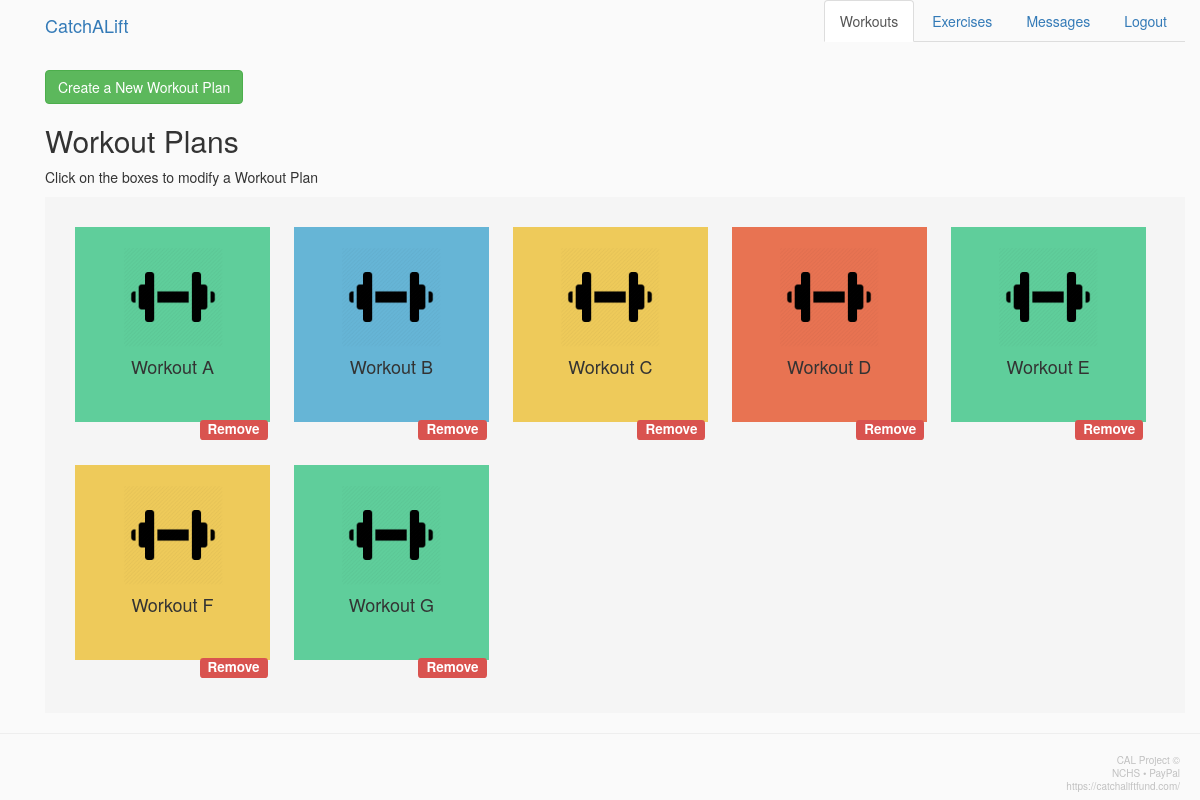
The page /plans/workouts (signed in) on the database its author committed.
### apps/workouts/models.py (models this page shows, shortened)
class Workout(models.Model):
    title = models.CharField(max_length=10, default='', unique=True) #Title of Workout
    description = models.CharField(max_length=100, default='') #General purpose of workout
    notes = models.TextField(max_length=300, default='') #Patterns of exercises, Additional references
    exercise = models.ManyToManyField(Exercise, default=DEFAULT_ID) #Exercise elements that makes this workout
    user = models.ManyToManyField(User, default=DEFAULT_ID) #Users who subscribe to this workout plan
    class Meta:
        verbose_name_plural = "Workouts"

### apps/util.py (the view)
        def _view(request, *args, **kwargs):
            if request.user.groups.all()[0].name != 'Coach':
                return redirect('home:index')
            return view_func(request, *args, **kwargs)

### apps/util.py (called while the page is built)
def common(request):
    context = dict()
    context['group'] = request.user.groups.all()[0].name
    context['page'] = request.path
    return context

def coach_required(function=None):
    def _dec(view_func):
        def _view(request, *args, **kwargs):
            if request.user.groups.all()[0].name != 'Coach':
                return redirect('home:index')
            return view_func(request, *args, **kwargs)
        _view.__name__ = view_func.__name__
        _view.__dict__ = view_func.__dict__
        _view.__doc__ = view_func.__doc__
        return _view
    if function is None:
        return _dec
    else:
        return _dec(function)

### apps/workouts/views/workouts.py (called while the page is built)
@login_required
@coach_required
def workouts(request):
    context = common(request)
    context['workouts'] = Workout.objects.all()
    return render(request,'index.html', context)

### templates/index.html (shortened to what this page needs)
{% extends "base.html" %}
{% block content %}
<div>
	{% if group == "User" %}
		{% include 'user/user.html' %}
	{% elif group == "CALadmin" %}
		{% include 'admin/admin.html' %}
	{% elif group == "Coach" %}
		{% include 'coach/coach.html' %}
	{% else %}
		<p>This account is not registered into a group.</p>
	{% endif %}
</div>
{% endblock content %}

### templates/coach/workouts.html (shortened to what this page needs)
{% load static %}
<div class="container spaced">
  <button type="button" class="btn btn-success click-element" onclick="location.href='{% url 'plans:wcreate' %}';">Create a New Workout Plan</button>
  <h2>Workout Plans</h2>
  <p>Click on the boxes to modify a Workout Plan</p>
  <div class="dashboard">
    {% for workout in workouts %}
      <div class="workout click-element" style="background-color:
        {% if forloop.counter|divisibleby:4 %}
          #E87352
        {% elif forloop.counter|divisibleby:3 %}
          #EECA5A
        {% elif forloop.counter|divisibleby:2 %}
          #66B5D6
        {% else %}
          #5FCE9B
        {% endif %}
        ;" onclick="location.href='{% url 'plans:wmodify' workout.id %}';">
        <img src="{% static 'img/workout_ico.png' %}" width="100px" height= "100px">
        <h4>{{ workout.title }}</h4>
        <a href="{% url 'plans:wremove' workout.id %}"><h4><span class="label label-danger tag-remove">Remove</span></h4></a>
      </div>
    {% endfor %}
  </div>
</div>

### templates/base.html (style rules this page uses)
body { background-color: #FAFAFA; }

### templates/index.html (style rules this page uses)
.spaced { margin-top:20px; }
.click-element { cursor: pointer; }

### templates/coach/workouts.html (style rules this page uses)
.tag-remove { position: absolute; margin-left: 27px; margin-top: 33px; }
.workout { display: inline-block; margin-right: 10px; margin-left: 10px; margin-bottom: 33px; margin-top: 10px; padding-top: 20px; height: 195px; width: 195px; text-align:center; }
.dashboard { background-color: #F5F5F5; padding: 20px; }

### rows shown on the page
Workout: title "Workout A"
Workout: title "Workout B"
Workout: title "Workout C"
Workout: title "Workout D"
Workout: title "Workout E"
Workout: title "Workout F"
Workout: title "Workout G"
